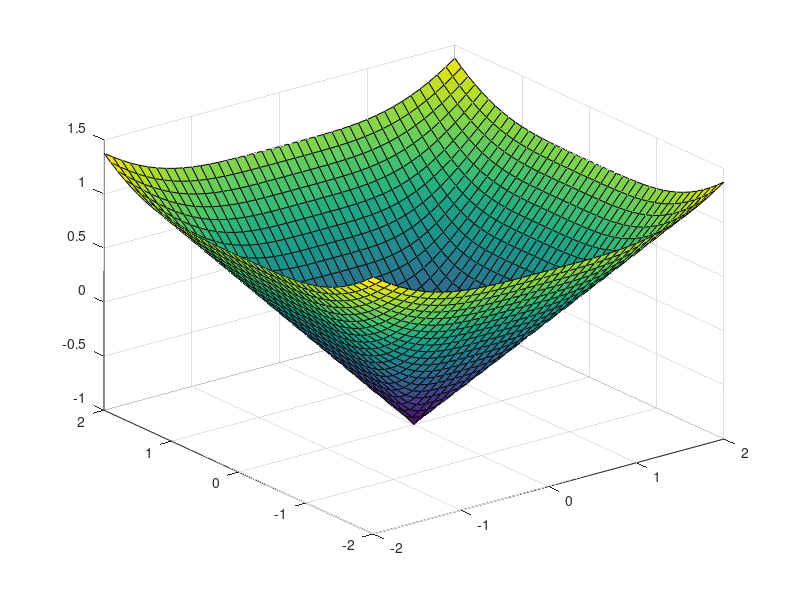
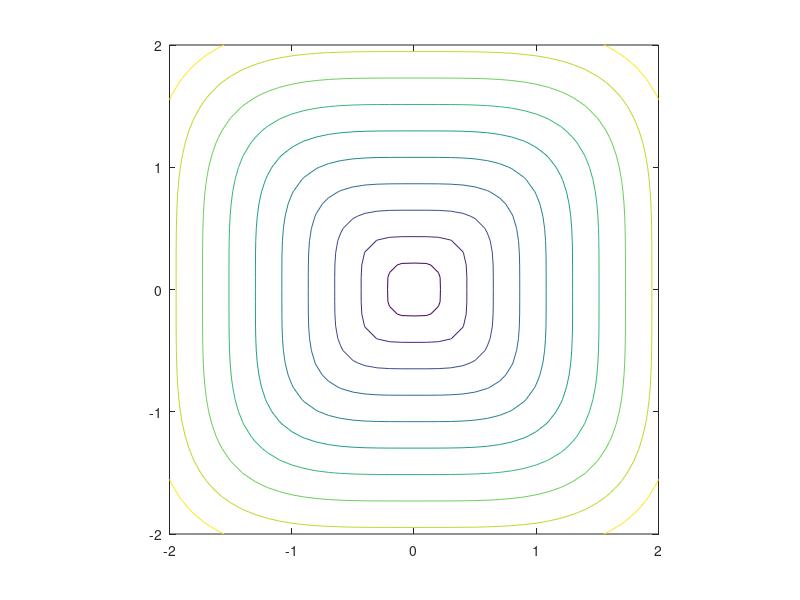

MATLAB code to generate these figures, in order:


xv = -2:0.1:2;
yv = -2:0.1:2;

[X,Y] = meshgrid(xv,yv);

ALPHA = X*0;

for i = 1:1:length(xv)
    x = xv(i);
    for j = 1:1:length(yv)
        y = yv(j);

        %Função original ("quadratica")
        alpha = (x^4+y^4)^0.25-1;
        
        %Função nova ("linear")
        alpha = (x^4+y^4)^0.25-1;

        ALPHA(j,i) = alpha;

    end
end


figure(1)
surf(X,Y,ALPHA)

figure(2)
contour(X,Y,ALPHA)
axis equal


